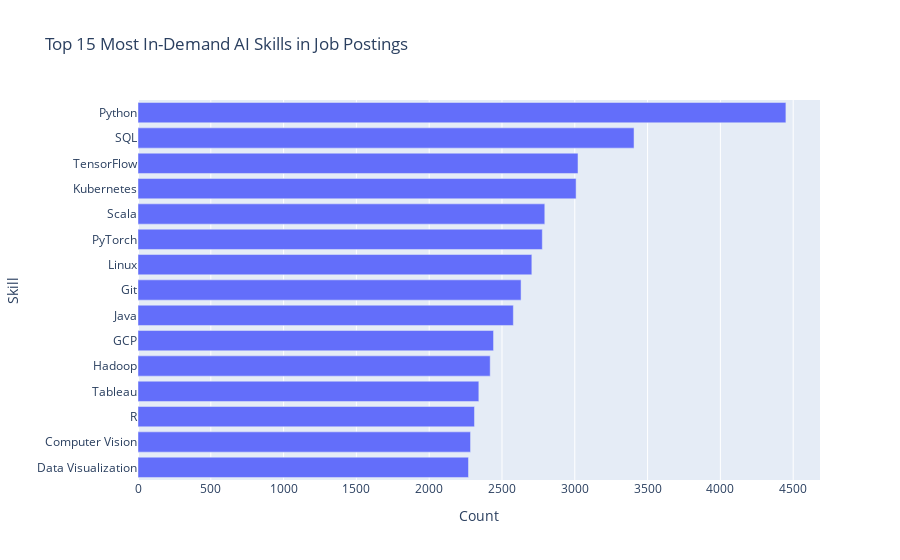

Write notebook code for a chart like this one.
### Code cell
# Step 9: EDA - Bivariate Analysis
print("\n--- Bivariate Analysis ---")

# Chart 1: Top 15 Most In-Demand AI Skills (Interactive)
# This horizontal bar chart is the best way to visualize the skills data we engineered.
fig1 = px.bar(top_skills,
              x='Count',
              y='Skill',
              orientation='h',
              title='Top 15 Most In-Demand AI Skills in Job Postings',
              labels={'x': 'Number of Job Postings', 'y': 'Skill'})
fig1.update_layout(yaxis={'categoryorder':'total ascending'})
fig1.show()

### Figure 1 — Plotly figure (JSON) as saved in the notebook; plotly's stock layout.template omitted (floating-point values rounded to 4 significant figures)
{"data": [{"hovertemplate": "Count=%{x}<br>Skill=%{y}<extra></extra>", "legendgroup": "", "marker": {"color": "#636efa", "pattern": {"shape": ""}}, "name": "", "orientation": "h", "showlegend": false, "textposition": "auto", "type": "bar", "x": [4450, 3407, 3022, 3009, 2794, 2777, 2705, 2631, 2578, 2442, 2419, 2341, 2311, 2284, 2270], "xaxis": "x", "y": ["Python", "SQL", "TensorFlow", "Kubernetes", "Scala", "PyTorch", "Linux", "Git", "Java", "GCP", "Hadoop", "Tableau", "R", "Computer Vision", "Data Visualization"], "yaxis": "y"}], "layout": {"barmode": "relative", "legend": {"tracegroupgap": 0}, "title": {"text": "Top 15 Most In-Demand AI Skills in Job Postings"}, "xaxis": {"anchor": "y", "domain": [0, 1], "title": {"text": "Count"}}, "yaxis": {"anchor": "x", "categoryorder": "total ascending", "domain": [0, 1], "title": {"text": "Skill"}}}}
